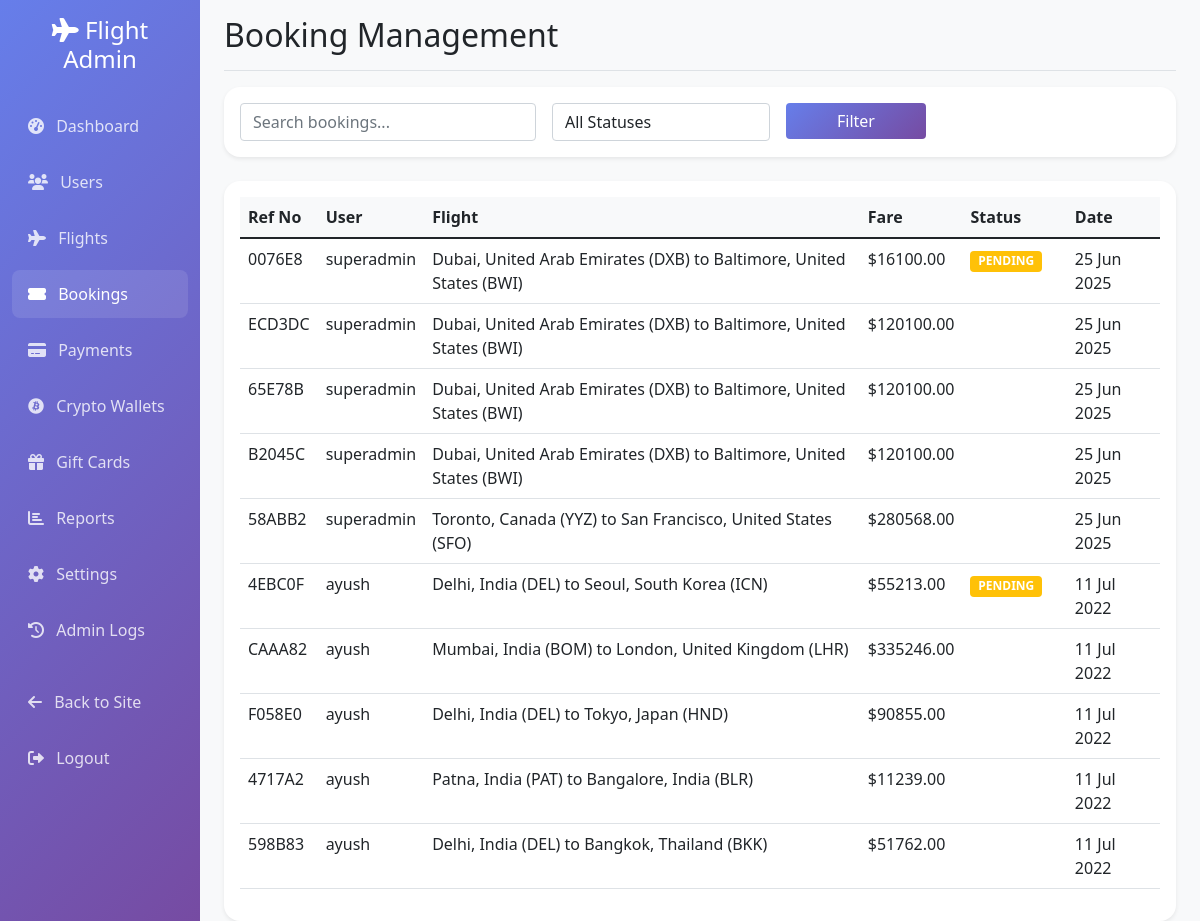
Screenshot of /backoffice/bookings/ (signed in) with the database file from the repository.
### flight/models.py (models this page shows, shortened)
class Ticket(models.Model):
    user = models.ForeignKey(User,on_delete=models.CASCADE,related_name="bookings", blank=True, null=True)
    ref_no = models.CharField(max_length=6, unique=True)
    passengers = models.ManyToManyField(Passenger, related_name="flight_tickets")
    flight = models.ForeignKey(Flight, on_delete=models.CASCADE, related_name="tickets", blank=True, null=True)
    flight_ddate = models.DateField(blank=True, null=True)
    flight_adate = models.DateField(blank=True, null=True)
    flight_fare = models.FloatField(blank=True,null=True)
    other_charges = models.FloatField(blank=True,null=True)
    coupon_used = models.CharField(max_length=15,blank=True)
    coupon_discount = models.FloatField(default=0.0)
    total_fare = models.FloatField(blank=True, null=True)
    seat_class = models.CharField(max_length=20, choices=SEAT_CLASS)
    booking_date = models.DateTimeField(default=datetime.now)
    mobile = models.CharField(max_length=20,blank=True)
    email = models.EmailField(max_length=45, blank=True)
    status = models.CharField(max_length=45, choices=TICKET_STATUS)

class User(AbstractUser):
    def __str__(self):
        return f"{self.id}: {self.first_name} {self.last_name}"

class Flight(models.Model):
    origin = models.ForeignKey(Place, on_delete=models.CASCADE, related_name="departures")
    destination = models.ForeignKey(Place, on_delete=models.CASCADE, related_name="arrivals")
    depart_time = models.TimeField(auto_now=False, auto_now_add=False)
    depart_day = models.ManyToManyField(Week, related_name="flights_of_the_day")
    duration = models.DurationField(null=True)
    arrival_time = models.TimeField(auto_now=False, auto_now_add=False)
    plane = models.CharField(max_length=24)
    airline = models.CharField(max_length=64)
    economy_fare = models.FloatField(null=True)
    business_fare = models.FloatField(null=True)
    first_fare = models.FloatField(null=True)

class Place(models.Model):
    city = models.CharField(max_length=64)
    airport = models.CharField(max_length=64)
    code = models.CharField(max_length=3)
    country = models.CharField(max_length=64)
    def __str__(self):
        return f"{self.city}, {self.country} ({self.code})"

### backoffice/views.py (the view)
# urls.py: path('bookings/', views.booking_management, name='booking_management'),
@login_required
@user_passes_test(is_admin)
def booking_management(request):
    search_query = request.GET.get('search', '')
    status_filter = request.GET.get('status', '')
    bookings = Ticket.objects.all().order_by('-booking_date')
    if search_query:
        bookings = bookings.filter(
            Q(ref_no__icontains=search_query) |
            Q(user__username__icontains=search_query) |
            Q(user__email__icontains=search_query)
        )
    if status_filter:
        bookings = bookings.filter(status=status_filter)
    paginator = Paginator(bookings, 20)
    page_number = request.GET.get('page')
    bookings = paginator.get_page(page_number)
    return render(request, 'backoffice/booking_management.html', {
        'bookings': bookings,
        'search_query': search_query,
        'status_filter': status_filter,
        'status_choices': Ticket.STATUS_CHOICES if hasattr(Ticket, 'STATUS_CHOICES') else []
    })

### backoffice/views.py (called while the page is built)
def is_admin(user):
    return user.is_staff or user.is_superuser

### backoffice/templates/backoffice/booking_management.html (shortened to what this page needs)
{% extends 'backoffice/base.html' %}
{% block page_title %}Booking Management{% endblock %}
{% block content %}
<div class="card mb-4">
    <div class="card-body">
        <form method="get" class="row g-3">
            <div class="col-md-4">
                <input type="text" name="search" class="form-control" placeholder="Search bookings..." value="{{ search_query }}">
            </div>
            <div class="col-md-3">
                <select name="status" class="form-control">
                    <option value="">All Statuses</option>
                </select>
            </div>
            <div class="col-md-2">
                <button type="submit" class="btn btn-primary w-100">Filter</button>
            </div>
        </form>
    </div>
</div>
<div class="card">
    <div class="card-body">
        <div class="table-responsive">
            <table class="table table-hover">
                <thead>
                    <tr>
                        <th>Ref No</th>
                        <th>User</th>
                        <th>Flight</th>
                        <th>Fare</th>
                        <th>Status</th>
                        <th>Date</th>
                    </tr>
                </thead>
                <tbody>
                    {% for booking in bookings %}
                    <tr>
                        <td>{{ booking.ref_no }}</td>
                        <td>{{ booking.user.username }}</td>
                        <td>{{ booking.flight.origin }} to {{ booking.flight.destination }}</td>
                        <td>${{ booking.total_fare|floatformat:2 }}</td>
                        <td>
                            <span class="badge badge-{{ booking.status|lower }}">{{ booking.status }}</span>
                        </td>
                        <td>{{ booking.booking_date|date:"d M Y" }}</td>
                    </tr>
                    {% empty %}
                    <tr><td colspan="6">No bookings found</td></tr>
                    {% endfor %}
                </tbody>
            </table>
        </div>
    </div>
</div>
{% endblock %}

### backoffice/templates/backoffice/base.html (style rules this page uses)
.card { border: none; border-radius: 1rem; box-shadow: 0 0.125rem 0.25rem rgba(0, 0, 0, 0.075); }
.btn-primary { background: linear-gradient(135deg, #667eea 0%, #764ba2 100%); border: none; }
.table th { border-top: none; background-color: #f8f9fa; }
.badge-pending { background-color: #ffc107; }

### rows the page displays
Ticket: ref_no "0076E8", user.username "superadmin", flight.origin "Dubai, United Arab Emirates (DXB)", flight.destination "Baltimore, United States (BWI)", total_fare "16100.00", status "PENDING", booking_date "25 Jun 2025"
Ticket: ref_no "ECD3DC", user.username "superadmin", flight.origin "Dubai, United Arab Emirates (DXB)", flight.destination "Baltimore, United States (BWI)", total_fare "120100.00", booking_date "25 Jun 2025"
Ticket: ref_no "65E78B", user.username "superadmin", flight.origin "Dubai, United Arab Emirates (DXB)", flight.destination "Baltimore, United States (BWI)", total_fare "120100.00", booking_date "25 Jun 2025"
Ticket: ref_no "B2045C", user.username "superadmin", flight.origin "Dubai, United Arab Emirates (DXB)", flight.destination "Baltimore, United States (BWI)", total_fare "120100.00", booking_date "25 Jun 2025"
Ticket: ref_no "58ABB2", user.username "superadmin", flight.origin "Toronto, Canada (YYZ)", flight.destination "San Francisco, United States (SFO)", total_fare "280568.00", booking_date "25 Jun 2025"
Ticket: ref_no "4EBC0F", user.username "ayush", flight.origin "Delhi, India (DEL)", flight.destination "Seoul, South Korea (ICN)", total_fare "55213.00", status "PENDING", booking_date "11 Jul 2022"
Ticket: ref_no "CAAA82", user.username "ayush", flight.origin "Mumbai, India (BOM)", flight.destination "London, United Kingdom (LHR)", total_fare "335246.00", booking_date "11 Jul 2022"
Ticket: ref_no "F058E0", user.username "ayush", flight.origin "Delhi, India (DEL)", flight.destination "Tokyo, Japan (HND)", total_fare "90855.00", booking_date "11 Jul 2022"
Ticket: ref_no "4717A2", user.username "ayush", flight.origin "Patna, India (PAT)", flight.destination "Bangalore, India (BLR)", total_fare "11239.00", booking_date "11 Jul 2022"
Ticket: ref_no "598B83", user.username "ayush", flight.origin "Delhi, India (DEL)", flight.destination "Bangkok, Thailand (BKK)", total_fare "51762.00", booking_date "11 Jul 2022"
